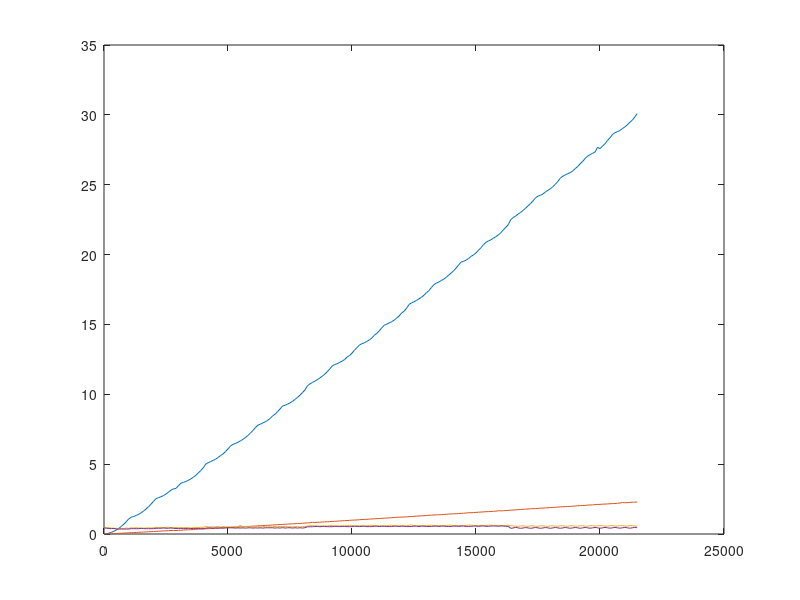

MATLAB code for this plot:
x=1:100:21501;y1=1:100:21501;y2=1:100:21501;y3=1:100:21501;y4=1:100:21501;
y1(1) = 0.002000; y2(1) = 0.000700; y3(1) = 0.462667; y4(1) = 0.444100;
y1(2) = 0.020300; y2(2) = 0.008200; y3(2) = 0.458778; y4(2) = 0.408500;
y1(3) = 0.061100; y2(3) = 0.016000; y3(3) = 0.443667; y4(3) = 0.398800;
y1(4) = 0.122300; y2(4) = 0.024000; y3(4) = 0.428778; y4(4) = 0.383400;
y1(5) = 0.198500; y2(5) = 0.031100; y3(5) = 0.416778; y4(5) = 0.395600;
y1(6) = 0.289600; y2(6) = 0.038400; y3(6) = 0.401667; y4(6) = 0.356100;
y1(7) = 0.408100; y2(7) = 0.047100; y3(7) = 0.396778; y4(7) = 0.355100;
y1(8) = 0.548900; y2(8) = 0.055200; y3(8) = 0.397222; y4(8) = 0.356100;
y1(9) = 0.711000; y2(9) = 0.063900; y3(9) = 0.398222; y4(9) = 0.355100;
y1(10) = 0.887500; y2(10) = 0.072800; y3(10) = 0.425000; y4(10) = 0.356400;
y1(11) = 1.089700; y2(11) = 0.082800; y3(11) = 0.398444; y4(11) = 0.356000;
y1(12) = 1.204000; y2(12) = 0.093100; y3(12) = 0.453778; y4(12) = 0.382500;
y1(13) = 1.255600; y2(13) = 0.100800; y3(13) = 0.429000; y4(13) = 0.380800;
y1(14) = 1.327900; y2(14) = 0.111000; y3(14) = 0.454556; y4(14) = 0.381700;
y1(15) = 1.415300; y2(15) = 0.120600; y3(15) = 0.427778; y4(15) = 0.380400;
y1(16) = 1.523500; y2(16) = 0.129600; y3(16) = 0.426111; y4(16) = 0.405800;
y1(17) = 1.651300; y2(17) = 0.140400; y3(17) = 0.426000; y4(17) = 0.381200;
y1(18) = 1.797100; y2(18) = 0.150200; y3(18) = 0.426889; y4(18) = 0.381000;
y1(19) = 1.960900; y2(19) = 0.159300; y3(19) = 0.452000; y4(19) = 0.379400;
y1(20) = 2.146600; y2(20) = 0.168900; y3(20) = 0.426667; y4(20) = 0.381900;
y1(21) = 2.350900; y2(21) = 0.180000; y3(21) = 0.455667; y4(21) = 0.382600;
y1(22) = 2.536300; y2(22) = 0.189100; y3(22) = 0.481000; y4(22) = 0.408300;
y1(23) = 2.597300; y2(23) = 0.198700; y3(23) = 0.456000; y4(23) = 0.410200;
y1(24) = 2.669200; y2(24) = 0.210600; y3(24) = 0.483333; y4(24) = 0.409500;
y1(25) = 2.754700; y2(25) = 0.220700; y3(25) = 0.456222; y4(25) = 0.433600;
y1(26) = 2.863300; y2(26) = 0.228900; y3(26) = 0.482778; y4(26) = 0.411000;
y1(27) = 2.994900; y2(27) = 0.239200; y3(27) = 0.483333; y4(27) = 0.410100;
y1(28) = 3.137100; y2(28) = 0.250100; y3(28) = 0.459222; y4(28) = 0.434200;
y1(29) = 3.232200; y2(29) = 0.253100; y3(29) = 0.477556; y4(29) = 0.405400;
y1(30) = 3.265200; y2(30) = 0.249400; y3(30) = 0.463445; y4(30) = 0.394400;
y1(31) = 3.458200; y2(31) = 0.261100; y3(31) = 0.461778; y4(31) = 0.387000;
y1(32) = 3.633400; y2(32) = 0.268700; y3(32) = 0.435778; y4(32) = 0.409100;
y1(33) = 3.694400; y2(33) = 0.286100; y3(33) = 0.463333; y4(33) = 0.389600;
y1(34) = 3.761000; y2(34) = 0.295100; y3(34) = 0.460444; y4(34) = 0.387500;
y1(35) = 3.844500; y2(35) = 0.302700; y3(35) = 0.430889; y4(35) = 0.414800;
y1(36) = 3.943800; y2(36) = 0.306200; y3(36) = 0.428889; y4(36) = 0.393400;
y1(37) = 4.063800; y2(37) = 0.319100; y3(37) = 0.455778; y4(37) = 0.395300;
y1(38) = 4.198400; y2(38) = 0.342800; y3(38) = 0.476222; y4(38) = 0.382300;
y1(39) = 4.367500; y2(39) = 0.351500; y3(39) = 0.454333; y4(39) = 0.407700;
y1(40) = 4.541800; y2(40) = 0.357500; y3(40) = 0.477889; y4(40) = 0.381500;
y1(41) = 4.737500; y2(41) = 0.362100; y3(41) = 0.472556; y4(41) = 0.381800;
y1(42) = 5.001500; y2(42) = 0.368500; y3(42) = 0.539333; y4(42) = 0.415500;
y1(43) = 5.104900; y2(43) = 0.385200; y3(43) = 0.508333; y4(43) = 0.441800;
y1(44) = 5.182500; y2(44) = 0.388200; y3(44) = 0.513444; y4(44) = 0.440200;
y1(45) = 5.268900; y2(45) = 0.397300; y3(45) = 0.512444; y4(45) = 0.418000;
y1(46) = 5.356900; y2(46) = 0.407500; y3(46) = 0.512111; y4(46) = 0.442000;
y1(47) = 5.474800; y2(47) = 0.419700; y3(47) = 0.541889; y4(47) = 0.417500;
y1(48) = 5.618800; y2(48) = 0.429800; y3(48) = 0.484111; y4(48) = 0.441500;
y1(49) = 5.738600; y2(49) = 0.438800; y3(49) = 0.538444; y4(49) = 0.420300;
y1(50) = 5.901900; y2(50) = 0.448100; y3(50) = 0.513556; y4(50) = 0.442900;
y1(51) = 6.092600; y2(51) = 0.458400; y3(51) = 0.511667; y4(51) = 0.441200;
y1(52) = 6.295001; y2(52) = 0.468000; y3(52) = 0.513556; y4(52) = 0.441100;
y1(53) = 6.419200; y2(53) = 0.478400; y3(53) = 0.513111; y4(53) = 0.442600;
y1(54) = 6.479600; y2(54) = 0.489000; y3(54) = 0.542333; y4(54) = 0.419200;
y1(55) = 6.566100; y2(55) = 0.499400; y3(55) = 0.510556; y4(55) = 0.443200;
y1(56) = 6.666200; y2(56) = 0.515500; y3(56) = 0.632778; y4(56) = 0.422000;
y1(57) = 6.775800; y2(57) = 0.523600; y3(57) = 0.514111; y4(57) = 0.442700;
y1(58) = 6.902200; y2(58) = 0.530000; y3(58) = 0.541000; y4(58) = 0.420000;
y1(59) = 7.049001; y2(59) = 0.541400; y3(59) = 0.513778; y4(59) = 0.440800;
y1(60) = 7.219101; y2(60) = 0.551500; y3(60) = 0.516667; y4(60) = 0.444400;
y1(61) = 7.405999; y2(61) = 0.561500; y3(61) = 0.513333; y4(61) = 0.421500;
y1(62) = 7.609300; y2(62) = 0.568900; y3(62) = 0.514000; y4(62) = 0.442000;
y1(63) = 7.788899; y2(63) = 0.582800; y3(63) = 0.544444; y4(63) = 0.424900;
y1(64) = 7.855299; y2(64) = 0.595100; y3(64) = 0.487222; y4(64) = 0.444400;
y1(65) = 7.950999; y2(65) = 0.601700; y3(65) = 0.541111; y4(65) = 0.421000;
y1(66) = 8.024099; y2(66) = 0.616100; y3(66) = 0.516222; y4(66) = 0.445400;
y1(67) = 8.137500; y2(67) = 0.621300; y3(67) = 0.513333; y4(67) = 0.443600;
y1(68) = 8.278000; y2(68) = 0.634600; y3(68) = 0.518222; y4(68) = 0.445400;
y1(69) = 8.455500; y2(69) = 0.646900; y3(69) = 0.516222; y4(69) = 0.447600;
y1(70) = 8.577500; y2(70) = 0.653900; y3(70) = 0.544333; y4(70) = 0.423400;
y1(71) = 8.763400; y2(71) = 0.665600; y3(71) = 0.516667; y4(71) = 0.446800;
y1(72) = 8.955500; y2(72) = 0.675500; y3(72) = 0.544444; y4(72) = 0.423800;
y1(73) = 9.161900; y2(73) = 0.687200; y3(73) = 0.529000; y4(73) = 0.456800;
y1(74) = 9.218500; y2(74) = 0.696200; y3(74) = 0.547667; y4(74) = 0.424100;
y1(75) = 9.293401; y2(75) = 0.709500; y3(75) = 0.517000; y4(75) = 0.446200;
y1(76) = 9.387800; y2(76) = 0.719600; y3(76) = 0.518889; y4(76) = 0.449300;
y1(77) = 9.496901; y2(77) = 0.728900; y3(77) = 0.518333; y4(77) = 0.423800;
y1(78) = 9.632799; y2(78) = 0.737800; y3(78) = 0.520555; y4(78) = 0.448700;
y1(79) = 9.776700; y2(79) = 0.750000; y3(79) = 0.548556; y4(79) = 0.424900;
y1(80) = 9.936700; y2(80) = 0.757600; y3(80) = 0.492111; y4(80) = 0.448200;
y1(81) = 10.115900; y2(81) = 0.768400; y3(81) = 0.550778; y4(81) = 0.425200;
y1(82) = 10.305000; y2(82) = 0.785600; y3(82) = 0.520889; y4(82) = 0.450400;
y1(83) = 10.605000; y2(83) = 0.793200; y3(83) = 0.573222; y4(83) = 0.516800;
y1(84) = 10.741200; y2(84) = 0.804600; y3(84) = 0.598333; y4(84) = 0.517200;
y1(85) = 10.843800; y2(85) = 0.842400; y3(85) = 0.597000; y4(85) = 0.517200;
y1(86) = 10.937599; y2(86) = 0.824400; y3(86) = 0.584222; y4(86) = 0.543000;
y1(87) = 11.045900; y2(87) = 0.841600; y3(87) = 0.577667; y4(87) = 0.543000;
y1(88) = 11.167101; y2(88) = 0.845100; y3(88) = 0.572778; y4(88) = 0.518800;
y1(89) = 11.295701; y2(89) = 0.855200; y3(89) = 0.576667; y4(89) = 0.542400;
y1(90) = 11.443400; y2(90) = 0.867800; y3(90) = 0.575111; y4(90) = 0.542800;
y1(91) = 11.615000; y2(91) = 0.875100; y3(91) = 0.576889; y4(91) = 0.522400;
y1(92) = 11.810000; y2(92) = 0.885800; y3(92) = 0.610222; y4(92) = 0.522500;
y1(93) = 12.028400; y2(93) = 0.899400; y3(93) = 0.607000; y4(93) = 0.520800;
y1(94) = 12.126299; y2(94) = 0.909500; y3(94) = 0.577111; y4(94) = 0.546500;
y1(95) = 12.184999; y2(95) = 0.920700; y3(95) = 0.583222; y4(95) = 0.547000;
y1(96) = 12.282499; y2(96) = 0.933700; y3(96) = 0.577000; y4(96) = 0.523800;
y1(97) = 12.368500; y2(97) = 0.942300; y3(97) = 0.582667; y4(97) = 0.547200;
y1(98) = 12.488400; y2(98) = 0.957500; y3(98) = 0.586222; y4(98) = 0.546700;
y1(99) = 12.668600; y2(99) = 0.966600; y3(99) = 0.589778; y4(99) = 0.526000;
y1(100) = 12.775600; y2(100) = 0.975900; y3(100) = 0.617889; y4(100) = 0.525800;
y1(101) = 12.950699; y2(101) = 0.993700; y3(101) = 0.618444; y4(101) = 0.525800;
y1(102) = 13.159101; y2(102) = 0.996100; y3(102) = 0.586333; y4(102) = 0.549800;
y1(103) = 13.343500; y2(103) = 1.007500; y3(103) = 0.585222; y4(103) = 0.550500;
y1(104) = 13.529800; y2(104) = 1.021300; y3(104) = 0.595333; y4(104) = 0.526900;
y1(105) = 13.620399; y2(105) = 1.038200; y3(105) = 0.585222; y4(105) = 0.552000;
y1(106) = 13.688701; y2(106) = 1.042000; y3(106) = 0.587667; y4(106) = 0.552100;
y1(107) = 13.784500; y2(107) = 1.050500; y3(107) = 0.585889; y4(107) = 0.526600;
y1(108) = 13.894900; y2(108) = 1.066400; y3(108) = 0.617667; y4(108) = 0.529800;
y1(109) = 14.029201; y2(109) = 1.076900; y3(109) = 0.620222; y4(109) = 0.527100;
y1(110) = 14.228500; y2(110) = 1.084800; y3(110) = 0.593889; y4(110) = 0.559900;
y1(111) = 14.361501; y2(111) = 1.101700; y3(111) = 0.587444; y4(111) = 0.554700;
y1(112) = 14.542799; y2(112) = 1.107500; y3(112) = 0.594667; y4(112) = 0.531700;
y1(113) = 14.762698; y2(113) = 1.121200; y3(113) = 0.589778; y4(113) = 0.554800;
y1(114) = 14.940199; y2(114) = 1.132200; y3(114) = 0.590889; y4(114) = 0.553400;
y1(115) = 15.022801; y2(115) = 1.145600; y3(115) = 0.593222; y4(115) = 0.531500;
y1(116) = 15.103600; y2(116) = 1.152800; y3(116) = 0.625778; y4(116) = 0.533000;
y1(117) = 15.197400; y2(117) = 1.167700; y3(117) = 0.621778; y4(117) = 0.531500;
y1(118) = 15.308699; y2(118) = 1.178000; y3(118) = 0.597444; y4(118) = 0.561800;
y1(119) = 15.455900; y2(119) = 1.195200; y3(119) = 0.595556; y4(119) = 0.553800;
y1(120) = 15.612101; y2(120) = 1.200800; y3(120) = 0.594000; y4(120) = 0.533700;
y1(121) = 15.817999; y2(121) = 1.214000; y3(121) = 0.588667; y4(121) = 0.562000;
y1(122) = 15.948199; y2(122) = 1.215300; y3(122) = 0.588111; y4(122) = 0.557400;
y1(123) = 16.160501; y2(123) = 1.228900; y3(123) = 0.593333; y4(123) = 0.531800;
y1(124) = 16.429100; y2(124) = 1.245100; y3(124) = 0.628667; y4(124) = 0.533100;
y1(125) = 16.547501; y2(125) = 1.255500; y3(125) = 0.648111; y4(125) = 0.535100;
y1(126) = 16.618900; y2(126) = 1.262100; y3(126) = 0.603444; y4(126) = 0.564100;
y1(127) = 16.721197; y2(127) = 1.282900; y3(127) = 0.596333; y4(127) = 0.559100;
y1(128) = 16.828100; y2(128) = 1.288400; y3(128) = 0.597556; y4(128) = 0.534600;
y1(129) = 16.948200; y2(129) = 1.297100; y3(129) = 0.599556; y4(129) = 0.561500;
y1(130) = 17.088001; y2(130) = 1.313000; y3(130) = 0.595445; y4(130) = 0.558900;
y1(131) = 17.268801; y2(131) = 1.319400; y3(131) = 0.601111; y4(131) = 0.540200;
y1(132) = 17.417599; y2(132) = 1.341700; y3(132) = 0.624111; y4(132) = 0.536800;
y1(133) = 17.642399; y2(133) = 1.345300; y3(133) = 0.629222; y4(133) = 0.539000;
y1(134) = 17.840599; y2(134) = 1.363700; y3(134) = 0.602556; y4(134) = 0.564400;
y1(135) = 17.958500; y2(135) = 1.368300; y3(135) = 0.602444; y4(135) = 0.562300;
y1(136) = 18.037701; y2(136) = 1.374300; y3(136) = 0.603000; y4(136) = 0.537700;
y1(137) = 18.142300; y2(137) = 1.386300; y3(137) = 0.604333; y4(137) = 0.563600;
y1(138) = 18.239700; y2(138) = 1.399800; y3(138) = 0.599000; y4(138) = 0.563000;
y1(139) = 18.371500; y2(139) = 1.414400; y3(139) = 0.603222; y4(139) = 0.539700;
y1(140) = 18.537601; y2(140) = 1.428000; y3(140) = 0.632667; y4(140) = 0.539300;
y1(141) = 18.681601; y2(141) = 1.434000; y3(141) = 0.631667; y4(141) = 0.538300;
y1(142) = 18.849199; y2(142) = 1.448500; y3(142) = 0.603333; y4(142) = 0.565100;
y1(143) = 19.038300; y2(143) = 1.448900; y3(143) = 0.607222; y4(143) = 0.565300;
y1(144) = 19.265301; y2(144) = 1.466200; y3(144) = 0.606444; y4(144) = 0.541300;
y1(145) = 19.466801; y2(145) = 1.477400; y3(145) = 0.603667; y4(145) = 0.565600;
y1(146) = 19.516901; y2(146) = 1.487700; y3(146) = 0.609000; y4(146) = 0.568000;
y1(147) = 19.601999; y2(147) = 1.500400; y3(147) = 0.607778; y4(147) = 0.541200;
y1(148) = 19.721302; y2(148) = 1.522100; y3(148) = 0.635000; y4(148) = 0.544000;
y1(149) = 19.870800; y2(149) = 1.524200; y3(149) = 0.637889; y4(149) = 0.546700;
y1(150) = 19.978098; y2(150) = 1.533800; y3(150) = 0.608333; y4(150) = 0.569300;
y1(151) = 20.119999; y2(151) = 1.548500; y3(151) = 0.604000; y4(151) = 0.569600;
y1(152) = 20.311100; y2(152) = 1.559500; y3(152) = 0.607333; y4(152) = 0.543100;
y1(153) = 20.492100; y2(153) = 1.572300; y3(153) = 0.606222; y4(153) = 0.571400;
y1(154) = 20.709600; y2(154) = 1.583900; y3(154) = 0.611333; y4(154) = 0.573500;
y1(155) = 20.877100; y2(155) = 1.596200; y3(155) = 0.610222; y4(155) = 0.547400;
y1(156) = 20.975101; y2(156) = 1.601400; y3(156) = 0.634000; y4(156) = 0.546800;
y1(157) = 21.056200; y2(157) = 1.614800; y3(157) = 0.635667; y4(157) = 0.568700;
y1(158) = 21.169701; y2(158) = 1.622500; y3(158) = 0.613889; y4(158) = 0.572200;
y1(159) = 21.276798; y2(159) = 1.636100; y3(159) = 0.614333; y4(159) = 0.574100;
y1(160) = 21.404699; y2(160) = 1.665200; y3(160) = 0.614778; y4(160) = 0.548200;
y1(161) = 21.564800; y2(161) = 1.657100; y3(161) = 0.608111; y4(161) = 0.575000;
y1(162) = 21.762501; y2(162) = 1.665100; y3(162) = 0.606333; y4(162) = 0.571500;
y1(163) = 21.953600; y2(163) = 1.678200; y3(163) = 0.605889; y4(163) = 0.549600;
y1(164) = 22.136898; y2(164) = 1.691900; y3(164) = 0.636333; y4(164) = 0.549100;
y1(165) = 22.505600; y2(165) = 1.703200; y3(165) = 0.582889; y4(165) = 0.406400;
y1(166) = 22.650299; y2(166) = 1.716200; y3(166) = 0.581444; y4(166) = 0.431900;
y1(167) = 22.766899; y2(167) = 1.732200; y3(167) = 0.553333; y4(167) = 0.483000;
y1(168) = 22.902302; y2(168) = 1.740000; y3(168) = 0.548444; y4(168) = 0.435700;
y1(169) = 23.019398; y2(169) = 1.756700; y3(169) = 0.579778; y4(169) = 0.406100;
y1(170) = 23.163099; y2(170) = 1.766400; y3(170) = 0.584000; y4(170) = 0.432300;
y1(171) = 23.317501; y2(171) = 1.781100; y3(171) = 0.553111; y4(171) = 0.462400;
y1(172) = 23.494299; y2(172) = 1.789400; y3(172) = 0.550444; y4(172) = 0.437900;
y1(173) = 23.660198; y2(173) = 1.805700; y3(173) = 0.582778; y4(173) = 0.404900;
y1(174) = 23.847799; y2(174) = 1.814600; y3(174) = 0.583111; y4(174) = 0.434900;
y1(175) = 24.065899; y2(175) = 1.818600; y3(175) = 0.549889; y4(175) = 0.466800;
y1(176) = 24.183399; y2(176) = 1.837300; y3(176) = 0.550778; y4(176) = 0.438200;
y1(177) = 24.245701; y2(177) = 1.850200; y3(177) = 0.585889; y4(177) = 0.406600;
y1(178) = 24.337900; y2(178) = 1.855700; y3(178) = 0.587667; y4(178) = 0.434800;
y1(179) = 24.486202; y2(179) = 1.865600; y3(179) = 0.554000; y4(179) = 0.464600;
y1(180) = 24.599600; y2(180) = 1.879000; y3(180) = 0.550556; y4(180) = 0.438100;
y1(181) = 24.714800; y2(181) = 1.890500; y3(181) = 0.586111; y4(181) = 0.406600;
y1(182) = 24.865101; y2(182) = 1.905800; y3(182) = 0.587778; y4(182) = 0.438700;
y1(183) = 25.037998; y2(183) = 1.913500; y3(183) = 0.557556; y4(183) = 0.469600;
y1(184) = 25.236500; y2(184) = 1.927000; y3(184) = 0.556444; y4(184) = 0.438400;
y1(185) = 25.477200; y2(185) = 1.939400; y3(185) = 0.587444; y4(185) = 0.408200;
y1(186) = 25.606899; y2(186) = 1.950000; y3(186) = 0.589444; y4(186) = 0.437300;
y1(187) = 25.707500; y2(187) = 1.959400; y3(187) = 0.555889; y4(187) = 0.468900;
y1(188) = 25.791300; y2(188) = 1.969600; y3(188) = 0.556111; y4(188) = 0.439100;
y1(189) = 25.866001; y2(189) = 1.978700; y3(189) = 0.589778; y4(189) = 0.409500;
y1(190) = 25.990402; y2(190) = 1.991800; y3(190) = 0.591889; y4(190) = 0.437600;
y1(191) = 26.152798; y2(191) = 2.000800; y3(191) = 0.557667; y4(191) = 0.469100;
y1(192) = 26.304401; y2(192) = 2.023000; y3(192) = 0.561222; y4(192) = 0.441400;
y1(193) = 26.500601; y2(193) = 2.030300; y3(193) = 0.591556; y4(193) = 0.408400;
y1(194) = 26.666101; y2(194) = 2.037300; y3(194) = 0.594556; y4(194) = 0.439700;
y1(195) = 26.876898; y2(195) = 2.046000; y3(195) = 0.557222; y4(195) = 0.470300;
y1(196) = 27.049799; y2(196) = 2.071200; y3(196) = 0.556444; y4(196) = 0.442500;
y1(197) = 27.154202; y2(197) = 2.075300; y3(197) = 0.598444; y4(197) = 0.409800;
y1(198) = 27.245998; y2(198) = 2.085700; y3(198) = 0.596000; y4(198) = 0.439500;
y1(199) = 27.341599; y2(199) = 2.103100; y3(199) = 0.559556; y4(199) = 0.471100;
y1(200) = 27.681400; y2(200) = 2.116700; y3(200) = 0.590555; y4(200) = 0.444400;
y1(201) = 27.579498; y2(201) = 2.119100; y3(201) = 0.594000; y4(201) = 0.410200;
y1(202) = 27.769201; y2(202) = 2.135500; y3(202) = 0.598111; y4(202) = 0.441400;
y1(203) = 27.928600; y2(203) = 2.141800; y3(203) = 0.561556; y4(203) = 0.472000;
y1(204) = 28.166401; y2(204) = 2.153200; y3(204) = 0.559444; y4(204) = 0.443800;
y1(205) = 28.359402; y2(205) = 2.164400; y3(205) = 0.598000; y4(205) = 0.414600;
y1(206) = 28.589600; y2(206) = 2.177900; y3(206) = 0.599778; y4(206) = 0.442000;
y1(207) = 28.721500; y2(207) = 2.178600; y3(207) = 0.564000; y4(207) = 0.474200;
y1(208) = 28.796900; y2(208) = 2.201700; y3(208) = 0.563444; y4(208) = 0.444700;
y1(209) = 28.882700; y2(209) = 2.213500; y3(209) = 0.598556; y4(209) = 0.415100;
y1(210) = 29.007095; y2(210) = 2.252000; y3(210) = 0.602111; y4(210) = 0.443700;
y1(211) = 29.138901; y2(211) = 2.240400; y3(211) = 0.564444; y4(211) = 0.476600;
y1(212) = 29.280899; y2(212) = 2.246300; y3(212) = 0.562000; y4(212) = 0.444300;
y1(213) = 29.464298; y2(213) = 2.263600; y3(213) = 0.602111; y4(213) = 0.413000;
y1(214) = 29.619303; y2(214) = 2.272900; y3(214) = 0.600778; y4(214) = 0.444200;
y1(215) = 29.846502; y2(215) = 2.282600; y3(215) = 0.565778; y4(215) = 0.476900;
y1(216) = 30.088602; y2(216) = 2.287400; y3(216) = 0.565444; y4(216) = 0.447000;
plot(x,y1,x,y2,x,y3,x,y4);
